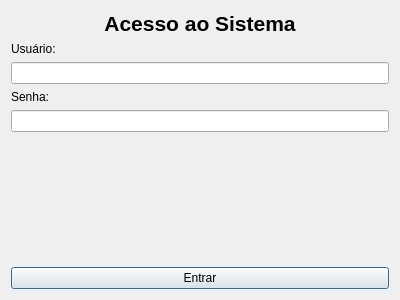
<?xml version="1.0" encoding="UTF-8"?>
<ui version="4.0">
 <class>TelaLogin</class>
 <widget class="QDialog" name="TelaLogin">
  <property name="geometry">
   <rect>
    <x>0</x>
    <y>0</y>
    <width>400</width>
    <height>300</height>
   </rect>
  </property>
  <property name="windowTitle">
   <string>Login - CliniGest</string>
  </property>
  <layout class="QVBoxLayout" name="verticalLayout">
   <item>
    <widget class="QLabel" name="labelTitle">
     <property name="font">
      <font>
       <pointsize>16</pointsize>
       <bold>true</bold>
      </font>
     </property>
     <property name="text">
      <string>Acesso ao Sistema</string>
     </property>
     <property name="alignment">
      <set>Qt::AlignCenter</set>
     </property>
    </widget>
   </item>
   <item>
    <widget class="QLabel" name="labelUser">
     <property name="text">
      <string>Usuário:</string>
     </property>
    </widget>
   </item>
   <item>
    <widget class="QLineEdit" name="editUsuario"/>
   </item>
   <item>
    <widget class="QLabel" name="labelPass">
     <property name="text">
      <string>Senha:</string>
     </property>
    </widget>
   </item>
   <item>
    <widget class="QLineEdit" name="editSenha">
     <property name="echoMode">
      <enum>QLineEdit::Password</enum>
     </property>
    </widget>
   </item>
   <item>
    <spacer name="verticalSpacer">
     <property name="orientation">
      <enum>Qt::Vertical</enum>
     </property>
     <property name="sizeHint" stdset="0">
      <size>
       <width>20</width>
       <height>40</height>
      </size>
     </property>
    </spacer>
   </item>
   <item>
    <widget class="QPushButton" name="btnLogin">
     <property name="text">
      <string>Entrar</string>
     </property>
    </widget>
   </item>
  </layout>
 </widget>
 <resources/>
 <connections/>
</ui>
